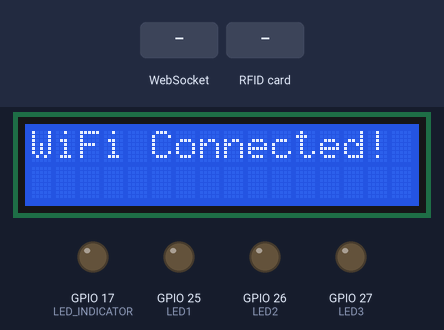
The sketch below on a simulated ESP32. Parts: 16×2 character LCD, output pins drawn as LEDs (lit = HIGH). The test bench sets the inputs (shaded band). WiFi joins after 1.5 s; servers stay silent unless stated; what the sketch prints to the serial monitor is not drawn.

Above: at 3.8 s.
3.9 s: WebSocket text "SCANNING_ACTIVE" received
At 4.5 s:
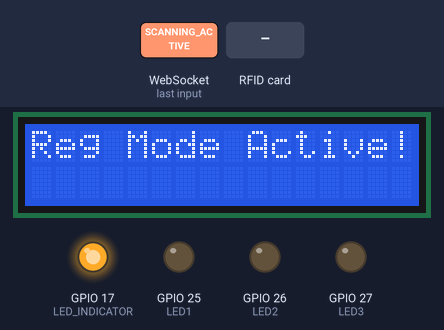
5.4 s: RFID card 5E 7A 19 C4 held to the reader
At 6.6 s:
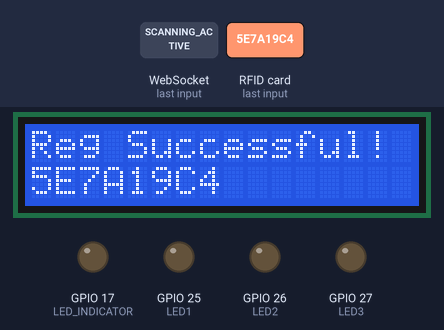
6.9 s: WebSocket text "PIN_NUMBER:" received
At 7.5 s:
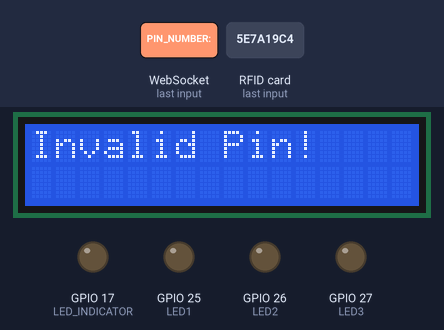
8.4 s: WebSocket text "5" received
At 9.1 s:
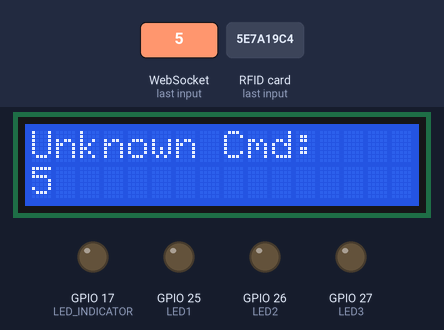
9.9 s: RFID card 5E 7A 19 C4 held to the reader
At 11.0 s:
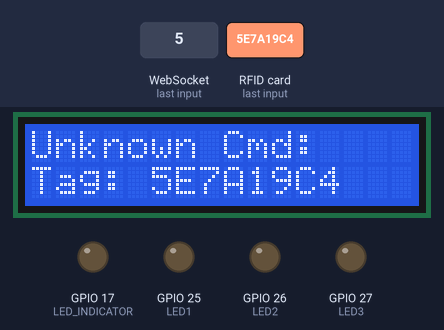
Timing chart, 0 to 12.4 s (numbered marks = the images above; inputs shaded):
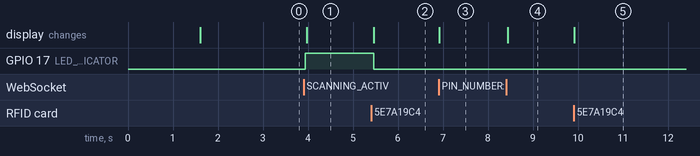

The sketch:

button.ino
```cpp
#include <WiFi.h>
#include <WebSocketsClient.h>
#include <SPI.h>
#include <MFRC522.h>
#include <Wire.h>
#include <LiquidCrystal_I2C.h>

// WiFi Credentials
const char* ssid = "HONORniRenz";
const char* password = "pogiRinz";

// WebSocket Server IP & Port
const char* websocketServer = "192.168.102.164";  // Ensure this is the correct IP
const int websocketPort = 8080;

// RFID Module Pins
#define SS_PIN 5
#define RST_PIN 22
MFRC522 rfid(SS_PIN, RST_PIN);

// LCD I2C (16x2)
LiquidCrystal_I2C lcd(0x27, 16, 2);

// GPIO Pins
#define LED_INDICATOR 17
#define LED1 25
#define LED2 26
#define LED3 27

bool scanningReg = false;
bool scanning = true;
unsigned long scanStartTime = 0;
const unsigned long scanDuration = 30000; // 30 seconds

WebSocketsClient webSocket;

// ============================
// WebSocket Event Handling
// ============================
void webSocketEvent(WStype_t type, uint8_t *payload, size_t length) {
    switch (type) {
        case WStype_CONNECTED:
            Serial.println("✅ WebSocket Connected!");
            webSocket.sendTXT("ESP32_CONNECTED");
            lcd.clear();
            lcd.print("WS Connected!");
            break;

        case WStype_TEXT: {
            String command = String((char*)payload);
            command.trim();

            if (command.equalsIgnoreCase("SCANNING_ACTIVE")) {
                Serial.println("✅ RFID Scanning Activated!");
                startRFIDScan();
            }
            else if (command.startsWith("PIN_NUMBER:")) {
                int pinNumber = command.substring(11).toInt();
                handlePinActivation(pinNumber);
            } else if (command.startsWith("SCAN_TIMEOUT:")) {
                scanningReg = false;
                scanning = true;
                return;
            } else {
                lcd.clear();
                lcd.print("Unknown Cmd:");
                lcd.setCursor(0, 1);
                lcd.print(command);
            }
            break;
        }

        case WStype_DISCONNECTED:
            Serial.println("⚠️ WebSocket Disconnected!");
            lcd.clear();
            lcd.print("WS Disconnected!");
            lcd.setCursor(0, 1);
            lcd.print("Reconnecting...");
            break;

        default:
            Serial.print("❓ Unknown WebSocket Event: ");
            Serial.println(type);
            lcd.clear();
            lcd.print("Unknown Event:");
            lcd.setCursor(0, 1);
            lcd.print(type);
            break;
    }
}


// ============================
// Start RFID Scanning Mode
// ============================
void startRFIDScan() {
    scanningReg = true;
    scanning = false;
    scanStartTime = millis();
    digitalWrite(LED_INDICATOR, HIGH);

    lcd.clear();
    lcd.print("REG MODE ACTIVE");
    Serial.println("REG MODE ACTIVE");
}

// ============================
// LED Activation Based on Pin
// ============================
void handlePinActivation(int pinNumber) {
    digitalWrite(LED1, LOW);
    digitalWrite(LED2, LOW);
    digitalWrite(LED3, LOW);

    if (pinNumber == LED1 || pinNumber == LED2 || pinNumber == LED3) {
        digitalWrite(pinNumber, HIGH);
        Serial.println("✅ LED " + String(pinNumber) + " Activated!");
        lcd.clear();
        lcd.print("LED Activated:");
        lcd.setCursor(0, 1);
        lcd.print("Pin " + String(pinNumber));
    } else {
        Serial.println("❌ Invalid Pin Received: " + String(pinNumber));
        lcd.clear();
        lcd.print("Invalid Pin!");
    }
}

// ============================
// WiFi Connection Handling
// ============================
void connectToWiFi() {
    WiFi.begin(ssid, password);
    lcd.clear();
    lcd.print("Connecting WiFi...");

    unsigned long startTime = millis();
    while (WiFi.status() != WL_CONNECTED && millis() - startTime < 20000) {
        delay(500);
        Serial.print(".");
    }

    if (WiFi.status() == WL_CONNECTED) {
        Serial.println("\n✅ WiFi Connected!");
        lcd.clear();
        lcd.print("WiFi Connected!");
    } else {
        Serial.println("\n❌ WiFi Failed!");
        lcd.clear();
        lcd.print("WiFi Failed!");
        delay(3000);
        ESP.restart();
    }
}

// ============================
// Setup Function
// ============================
void setup() {
    Serial.begin(115200);

    lcd.init();
    lcd.backlight();

    connectToWiFi();

    pinMode(LED_INDICATOR, OUTPUT);
    pinMode(LED1, OUTPUT);
    pinMode(LED2, OUTPUT);
    pinMode(LED3, OUTPUT);

    digitalWrite(LED_INDICATOR, LOW);
    digitalWrite(LED1, LOW);
    digitalWrite(LED2, LOW);
    digitalWrite(LED3, LOW);

    SPI.begin();
    rfid.PCD_Init();

    webSocket.begin(websocketServer, websocketPort, "/");
    webSocket.onEvent(webSocketEvent);

    delay(1000);
}

// ============================
// Main Loop Function
// ============================
void loop() {
    webSocket.loop(); // Ensure WebSocket keeps running

    // ============================
    // RFID Registration Mode Logic
    // ============================
    if (scanningReg) {
        lcd.setCursor(0, 0);
        lcd.print("Reg Mode Active!");

        if (millis() - scanStartTime > scanDuration) {
            scanningReg = false;
            scanning = true;
            digitalWrite(LED_INDICATOR, LOW);
            lcd.clear();
            lcd.print("Reg Timeout");
            return;
        }

        if (rfid.PICC_IsNewCardPresent() && rfid.PICC_ReadCardSerial()) {
            String tag = "";
            for (byte i = 0; i < rfid.uid.size; i++) {
                tag += String(rfid.uid.uidByte[i], HEX);
            }
            tag.toUpperCase();

            Serial.println("📤 Sending RFID (Reg Mode): " + tag);
            webSocket.sendTXT("RFID_TAG:" + tag);

            lcd.clear();
            lcd.print("Reg Successful!");
            lcd.setCursor(0, 1);
            lcd.print(tag);

            scanningReg = false;
            scanning = true;
            digitalWrite(LED_INDICATOR, LOW);
            rfid.PICC_HaltA();
            rfid.PCD_StopCrypto1();
        }

        return; // Prevent normal scanning while in registration mode

    }else {


    if (rfid.PICC_IsNewCardPresent() && rfid.PICC_ReadCardSerial()) {
        String tag = "";
        for (byte i = 0; i < rfid.uid.size; i++) {
            tag += String(rfid.uid.uidByte[i], HEX);
        }
        tag.toUpperCase();

        Serial.println("📤 Sending RFID (Continuous Mode): " + tag);
        webSocket.sendTXT("SCANNED_TAG:" + tag);

        lcd.setCursor(0, 1);
        lcd.print("Tag: " + tag);

        rfid.PICC_HaltA();
        rfid.PCD_StopCrypto1();
    }

        return; // Prevent normal scanning while in registration mode
    }


}
```

Measured:
- after the input at 3.9 s, GPIO 17 (LED_INDICATOR): LOW → HIGH at once; the display: changes after 0.07 s (image 1)
- after the input at 5.4 s, GPIO 17 (LED_INDICATOR): HIGH → LOW after 0.06 s; the display: changes after 0.06 s (image 2)
- after the input at 6.9 s, the display: changes at once (image 3)
- after the input at 8.4 s, the display: changes at once (image 4)
- after the input at 9.9 s, the display: changes at once (image 5)
